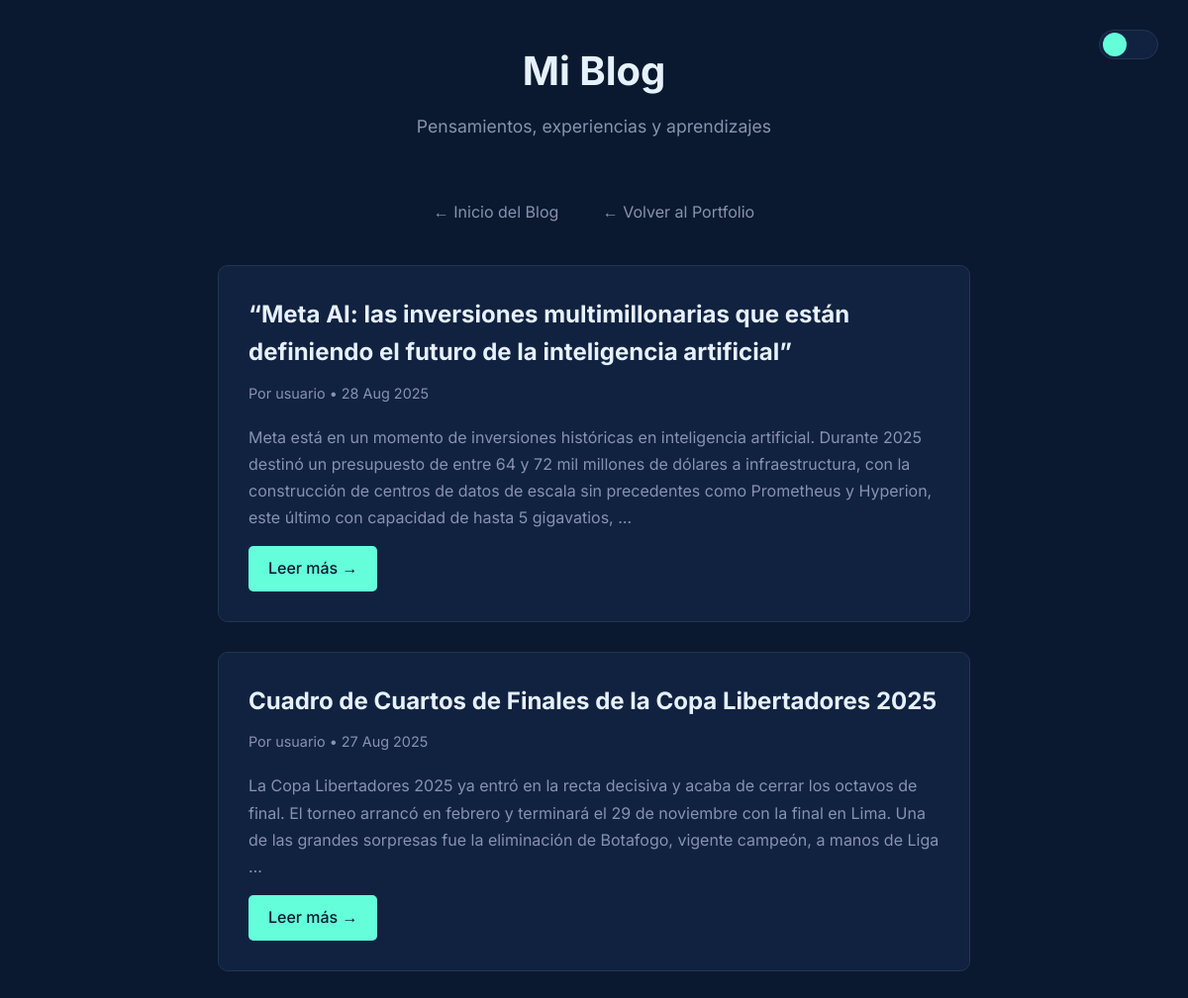
Screenshot of /blog/ with the database file from the repository.
### blog/models.py (models this page shows, shortened)
class Post(models.Model):
    title = models.CharField(max_length=200)
    content = models.TextField()
    image = models.ImageField(upload_to='blog_images/', blank=True, null=True)
    author = models.ForeignKey(User, on_delete=models.CASCADE)
    created_date = models.DateTimeField(default=timezone.now)
    published_date = models.DateTimeField(blank=True, null=True)

### blog/views.py (the view)
# urls.py: path('', views.post_list, name='post_list'),
def post_list(request):
    posts = Post.objects.filter(published_date__lte=timezone.now()).order_by('-published_date')
    return render(request, 'blog/post_list.html', {'posts': posts})

### blog/templates/blog/post_list.html (shortened to what this page needs)
{% extends 'blog/base.html' %}
{% block content %}
    {% if posts %}
        {% for post in posts %}
            <article class="post-card">
                <h2 class="post-title">
                    <a href="{% url 'blog:post_detail' post.pk %}" style="color: var(--text-primary); text-decoration: none;">
                        {{ post.title }}
                    </a>
                </h2>
                <div class="post-meta">
                    <span>Por {{ post.author }}</span>
                    <span> • </span>
                    {% if post.published_date %}
                        <span>{{ post.published_date|date:"d M Y" }}</span>
                    {% else %}
                        <span>Borrador</span>
                    {% endif %}
                </div>
                <div class="post-content">
                    {{ post.content|truncatewords:50|linebreaks }}
                </div>
                <a href="{% url 'blog:post_detail' post.pk %}" class="btn">Leer más →</a>
            </article>
        {% endfor %}
    {% else %}
        <div class="post-card">
            <h2 class="post-title">No hay posts disponibles</h2>
            <p class="post-content">Aún no se han publicado artículos en el blog.</p>
        </div>
    {% endif %}
{% endblock %}

### blog/templates/blog/base.html (style rules this page uses)
:root { --bg-color: #0a192f; --text-primary: #e6f1ff; --text-secondary: #8892b0; --accent-color: #64ffda; --card-bg: #112240; --border-color: #233554; }
* { transition: background-color 0.3s ease, color 0.3s ease, border-color 0.3s ease; margin: 0; padding: 0; box-sizing: border-box; }
body { font-family: 'Inter', sans-serif; background-color: var(--bg-color); color: var(--text-primary); line-height: 1.6; }
.post-card { background-color: var(--card-bg); border-radius: 10px; padding: 30px; margin-bottom: 30px; border: 1px solid var(--border-color); }
.post-title { color: var(--text-primary); margin-bottom: 10px; font-size: 1.5rem; }
.post-meta { color: var(--text-secondary); font-size: 0.9rem; margin-bottom: 20px; }
.post-content { color: var(--text-secondary); line-height: 1.7; }
.btn { display: inline-block; background: var(--accent-color); color: var(--bg-color); padding: 10px 20px; text-decoration: none; border-radius: 5px; margin-top: 15px; font-weight: 500; transition: all 0.3s ease; border: none; cursor: pointer; font-family: 'Inter', sans-serif; }

### rows the page displays
Post: title "“Meta AI: las inversiones multimillonarias que están definiendo el futuro de la inteligencia artificial”", author "usuario", published_date "28 Aug 2025", content "Meta está en un momento de inversiones históricas en inteligencia artificial. Durante 2025 destinó un presupuesto de entre 64 y 72 mil millones de dólares a infraestructura, con la construcción de centros de datos de escala sin precedentes como Prometheus y Hyperion, este último con capacidad de hasta 5 gigavatios, …"
Post: title "Cuadro de Cuartos de Finales de la Copa Libertadores 2025", author "usuario", published_date "27 Aug 2025", content "La Copa Libertadores 2025 ya entró en la recta decisiva y acaba de cerrar los octavos de final. El torneo arrancó en febrero y terminará el 29 de noviembre con la final en Lima. Una de las grandes sorpresas fue la eliminación de Botafogo, vigente campeón, a manos de Liga …"
